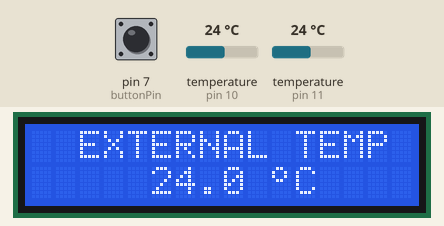
This sketch was run on a simulated Arduino Uno, built with avr-gcc and run on an emulated ATmega328P. On the bench: 16×2 character LCD. Inputs (shaded band) come from the test bench; at power-on: pin 7 (buttonPin) HIGH, temperature (sensors on pin 10, pin 11) 24 °C.

Above: at 6.03 s.
6.4 s: pin 7 (buttonPin) pulled LOW for 0.15 s
At 6.68 s:
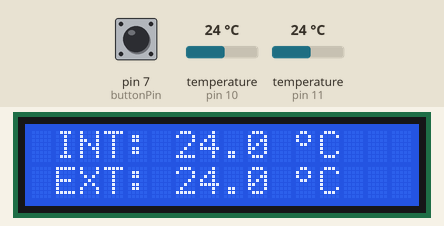
8.1 s: temperature (sensor on pin 10) set to 12 °C
At 10.72 s:
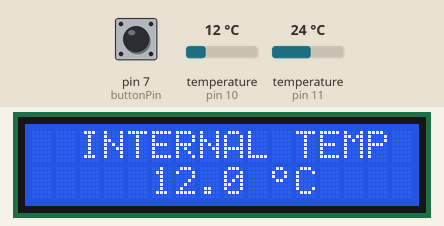
12.1 s: temperature (sensor on pin 11) set to 12 °C
At 15.58 s:
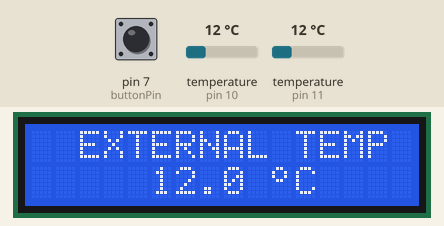
16.9 s: temperature (sensor on pin 10) set to 19 °C
At 20.98 s:
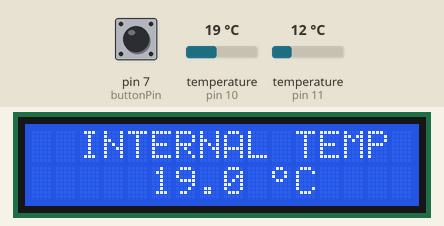
22.4 s: pin 7 (buttonPin) pulled LOW for 1 s
At 23.3 s:
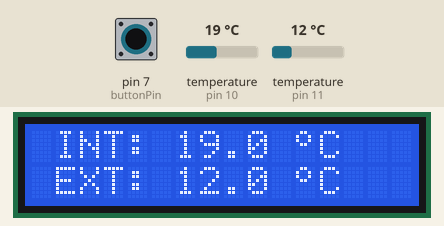
24.9 s: temperature (sensor on pin 11) set to 19 °C
At 26.06 s:
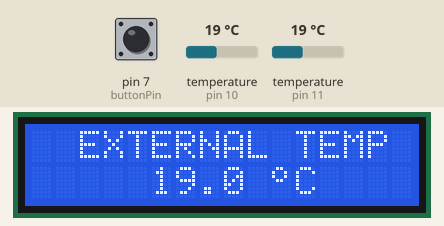

Measured:
- after the input at 6.4 s, the display: changes after 0.21 s (image 1)
- after the input at 8.1 s, the display: first differs from a run without the input after 2.5 s (image 2)
- after the input at 12.1 s, the display: first differs from a run without the input after 3.4 s (image 3)
- after the input at 16.9 s, the display: first differs from a run without the input after 4.0 s (image 4)
- after the input at 22.4 s, the display: changes after 0.15 s (image 5)
- after the input at 24.9 s, the display: first differs from a run without the input after 1.0 s (image 6)

The sketch:

TemperatureWithButton.ino
```cpp
#include <OneWire.h>
#include <LiquidCrystal_I2C.h>
#define INT_SENSOR 10
#define EXT_SENSOR 11
#define buttonPin 7

LiquidCrystal_I2C lcd(0x27,16,2);
OneWire is(INT_SENSOR);
OneWire es(EXT_SENSOR);

byte grad[8] = {0b01100, 0b10010, 0b10010, 0b01100, 0b00000, 0b00000, 0b00000, 0b00000};
byte data_int[9], data_ext[9], i;
float temp_int, temp_ext;
boolean buttonPress = 0;
int buttonState = 0;
unsigned long check_time =0;

void setup() {
  lcd.init(); lcd.backlight(); lcd.createChar(1, grad);
  pinMode(buttonPin, INPUT);
  lcd.setCursor(1,0);lcd.print("    ARDUINO     ");
  lcd.setCursor(1,1);lcd.print("  TEMPERATURE   ");
  delay(5000);
}

void loop() {
  if (millis() - check_time > 5000 && millis() > check_time) {
  check_time = millis();
  is.reset(); es.reset();
  is.write(0xCC, 0); es.write(0xCC, 0);
  is.write(0x44, 0); es.write(0x44, 0);
  delay(100);
  is.reset(); es.reset();
  is.write(0xCC, 0); es.write(0xCC, 0);
  is.write(0xBE, 0); es.write(0xBE, 0);
  is.read_bytes(data_int, 9); es.read_bytes(data_ext, 9);

  temp_int =  (float)((int)data_int[0] | (((int)data_int[1]) << 8)) * 0.0625 + 0.03125;
  temp_ext =  (float)((int)data_ext[0] | (((int)data_ext[1]) << 8)) * 0.0625 + 0.03125;
  } else if (millis() < check_time) {check_time = millis();}

  buttonPress = digitalRead(buttonPin);
  delay(100);

if (buttonState == 0 && buttonPress == 0) {
  lcd.setCursor(1,0);
    if (temp_int == 0.03125) {lcd.print("NO INT SENSOR");} else {lcd.print("INT: ");lcd.print(temp_int, 1);lcd.print(" ");lcd.print(char(1));lcd.print("C");lcd.print("    ");}
  lcd.setCursor(1,1);
    if (temp_ext == 0.03125) {lcd.print("NO EXT SENSOR");} else {lcd.print("EXT: ");lcd.print(temp_ext, 1);lcd.print(" ");lcd.print(char(1));lcd.print("C");lcd.print("    ");}
}
if (buttonState == 0 && buttonPress == 1){
  buttonState++;
  buttonPress = 0;
    lcd.setCursor(1,0);
    if (temp_int == 0.03125) {lcd.print("NO INT SENSOR");} else {lcd.print(" INTERNAL TEMP ");lcd.setCursor(1,1);lcd.print("    ");lcd.print(temp_int, 1);lcd.print(" ");lcd.print(char(1));lcd.print("C");lcd.print("    ");}
}
if (buttonState == 1 && buttonPress == 0){
    lcd.setCursor(1,0);
    if (temp_int == 0.03125) {lcd.print("NO INT SENSOR");} else {lcd.print(" INTERNAL TEMP ");lcd.setCursor(1,1);lcd.print("    ");lcd.print(temp_int, 1);lcd.print(" ");lcd.print(char(1));lcd.print("C");lcd.print("    ");}
}
if (buttonState == 1 && buttonPress == 1){
  buttonState++;
  buttonPress = 0;
    lcd.setCursor(1,0);
    if (temp_ext == 0.03125) {lcd.print("NO EXT SENSOR");} else {lcd.print(" EXTERNAL TEMP ");lcd.setCursor(1,1);lcd.print("    ");lcd.print(temp_ext, 1);lcd.print(" ");lcd.print(char(1));lcd.print("C");lcd.print("    ");}
}
if (buttonState == 2 && buttonPress == 0){
    lcd.setCursor(1,0);
    if (temp_ext == 0.03125) {lcd.print("NO EXT SENSOR");} else {lcd.print(" EXTERNAL TEMP ");lcd.setCursor(1,1);lcd.print("    ");lcd.print(temp_ext, 1);lcd.print(" ");lcd.print(char(1));lcd.print("C");lcd.print("    ");}
}
if (buttonState == 2 && buttonPress == 1) {buttonState = 0;}
  }
```
